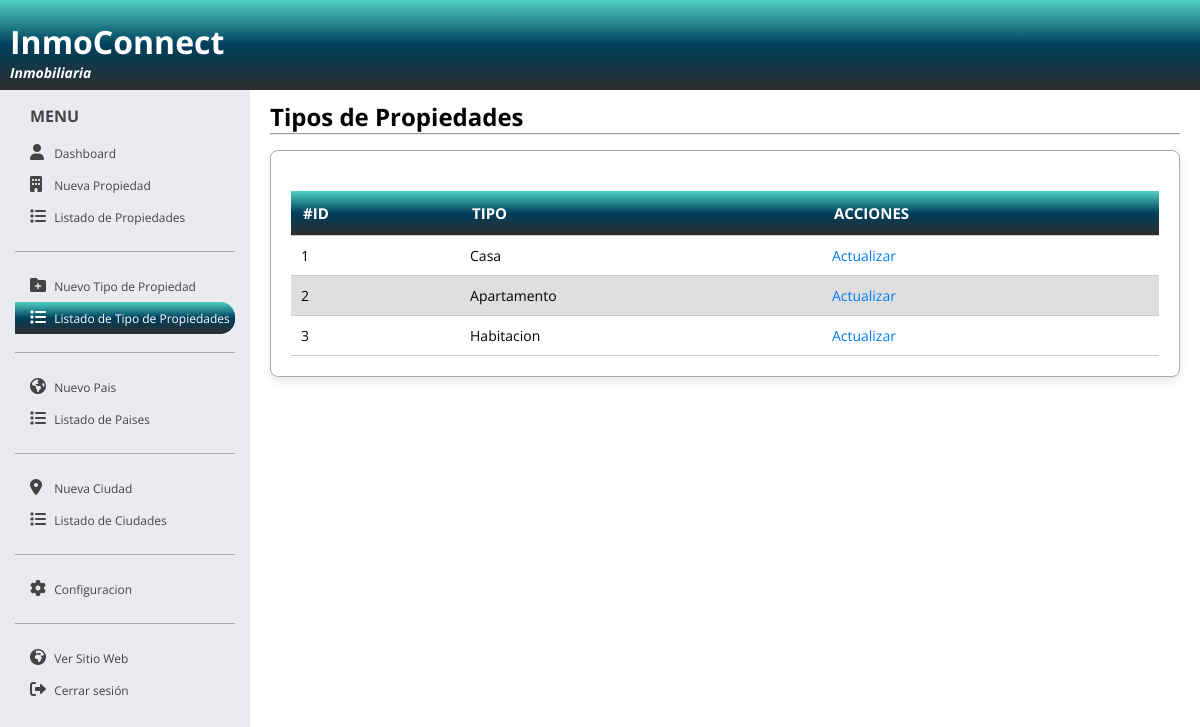
The page /admin/listado-tipo-propiedades.php (signed in) on the database its author committed.
### tables this page shows
CREATE TABLE `tipos` (
  `id` int(11) NOT NULL,
  `nombre_tipo` varchar(50) NOT NULL
);

### admin/listado-tipo-propiedades.php (the view, shortened to what this page needs)
<?php
function obtenerTodosLosTipos()
{
    include("conexion.php");
    $query = "SELECT * FROM tipos";
    $result = mysqli_query($conn, $query);
    return $result;
}
$result = obtenerTodosLosTipos();
?>
<!DOCTYPE html>
<html lang="es">
<head>
    <link rel="stylesheet" href="https://cdnjs.cloudflare.com/ajax/libs/font-awesome/6.0.0/css/all.min.css" />
    <link rel="stylesheet" href="estilo.css">
</head>
<body>
    <?php include("header.php"); ?>
    <div id="contenedor-admin">
        <?php include("contenedor-menu.php"); ?>
        <div class="contenedor-principal">
            <div id="listado-tipos-propiedades">
                <h2>Tipos de Propiedades</h2>
                <hr>
                <div class="contenedor-tabla">
                    <table class="listados">
                        <tr>
                            <th>#ID</th>
                            <th>Tipo</th>
                            <th>Acciones</th>
                        </tr>
                        <?php while ($tipo = mysqli_fetch_assoc($result)) : ?>
                            <tr>
                                <td> <?php echo $tipo['id'] ?></td>
                                <td> <?php echo $tipo['nombre_tipo'] ?></td>
                                <td>
                                    <form action="actualizar-tipo-propiedad.php" method="get" class="form-acciones">
                                        <input type="submit" value="Actualizar" name="actualizar">
                                    </form>
                                </td>
                            </tr>
                        <?php endwhile ?>
                    </table>
                </div>
            </div>
        </div>
    </div>
</body>
</html>

### admin/estilo.css (style rules this page uses)
* { margin: 0; padding: 0; box-sizing: border-box; font-family: 'Open Sans'; }
html, body { height: 100%; }
#contenedor-admin { width: 100%; height: 100%; background-color: #fff; }
.contenedor-principal { position: relative; height: 100%; padding-top: 80px; margin-left: 250px; }
#listado-tipos-propiedades, #listado-paises, #listado-ciudades { background-color: #fff; padding: 20px; border-radius: 8px; }
#listado-tipos-propiedades .contenedor-tabla, #listado-paises .contenedor-tabla, #listado-ciudades .contenedor-tabla { background-color: #fff; padding: 20px; border: 1px solid #aaa; border-radius: 8px; box-shadow: 0 4px 8px rgba(0, 0, 0, 0.1); margin-top: 15px; }
.listados { margin-top: 20px; border-collapse: collapse; text-align: left; width: 100%; max-width: 100%; }
.listados tr:nth-child(odd) { background-color: #dedede; }
.listados tr:nth-child(even) { background-color: #fff; }
.listados tr { border-bottom: 1px solid #ccc; font-size: 14px; padding: 10px; }
.listados th { background: linear-gradient(to bottom, #4fd1c5, #003f5c, #2d2d2d); color: #ffffff; font-weight: bold; text-transform: uppercase; padding: 12px; font-size: 15px; }
.listados td { padding: 10px; font-size: 14px; }
.listados input { border: none; background-color: transparent; color: #007bff; cursor: pointer; font-size: 14px; }

### rows shown on the page
tipos: id "1", nombre_tipo "Casa"
tipos: id "2", nombre_tipo "Apartamento"
tipos: id "3", nombre_tipo "Habitacion"
